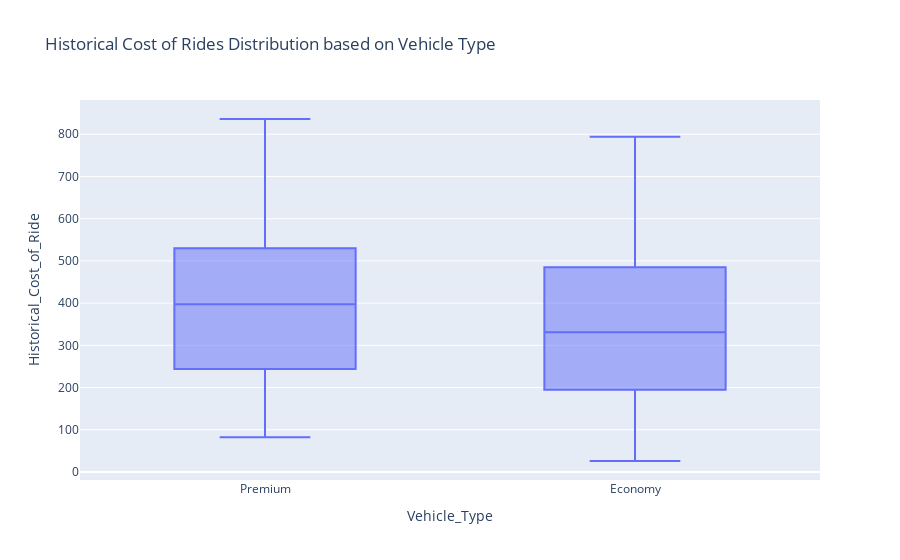

The notebook cell saved with this chart:
### Markdown cell above
#### historical cost of rides based on the vehicle type

### Code cell
fig=px.box(df, x='Vehicle_Type',
           y='Historical_Cost_of_Ride',
           title="Historical Cost of Rides Distribution based on Vehicle Type")
fig.show()

### Figure 1 — Plotly figure (JSON) as saved in the notebook; plotly's stock layout.template omitted (floating-point values rounded to 4 significant figures; data arrays with more than 128 entries replaced by an {"elided": "..."} marker saying what was removed)
{"data": [{"alignmentgroup": "True", "hovertemplate": "Vehicle_Type=%{x}<br>Historical_Cost_of_Ride=%{y}<extra></extra>", "legendgroup": "", "marker": {"color": "#636efa"}, "name": "", "notched": false, "offsetgroup": "", "orientation": "v", "showlegend": false, "type": "box", "x": {"elided": "1000 str values"}, "x0": " ", "xaxis": "x", "y": {"elided": "1000 float values"}, "y0": " ", "yaxis": "y"}], "layout": {"boxmode": "group", "legend": {"tracegroupgap": 0}, "title": {"text": "Historical Cost of Rides Distribution based on Vehicle Type"}, "xaxis": {"anchor": "y", "domain": [0, 1], "title": {"text": "Vehicle_Type"}}, "yaxis": {"anchor": "x", "domain": [0, 1], "title": {"text": "Historical_Cost_of_Ride"}}}}
